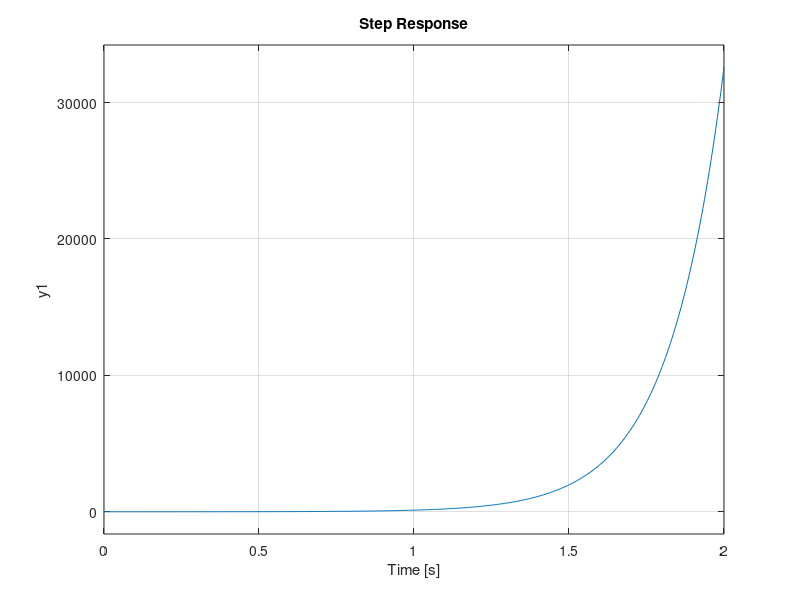
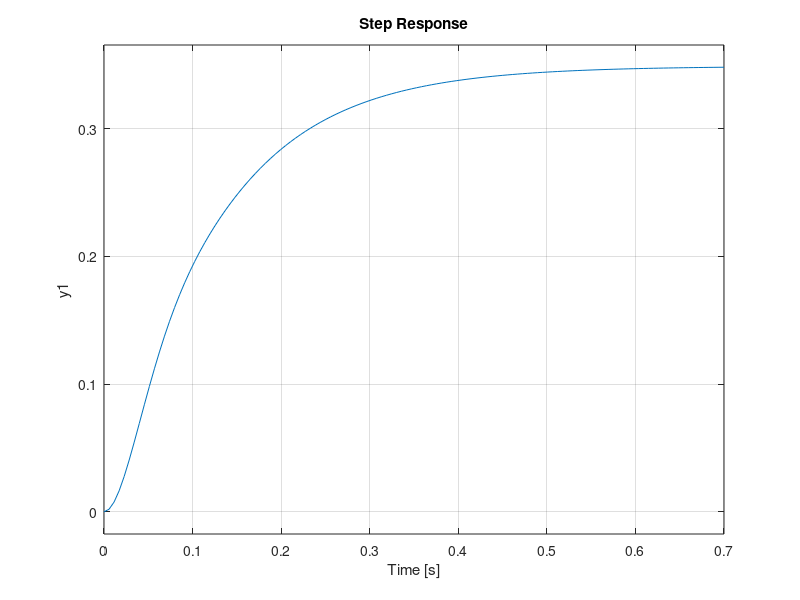
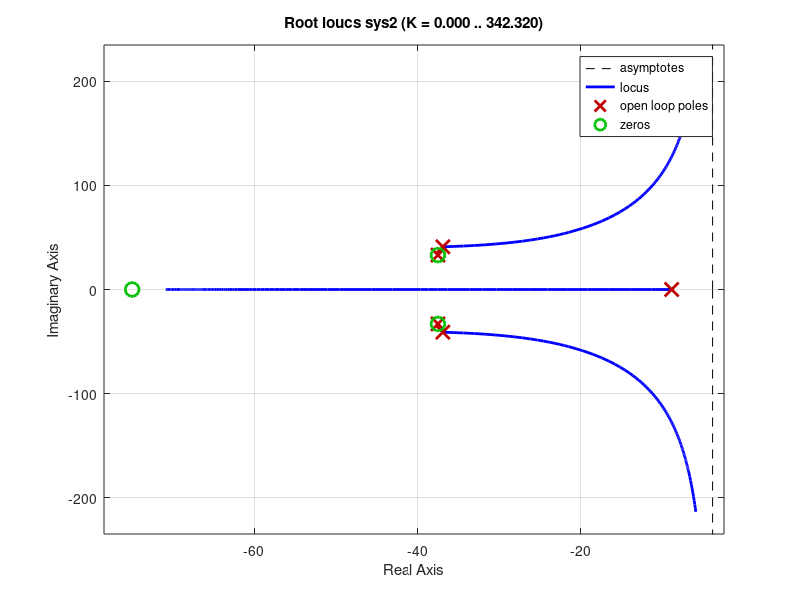

Source code (MATLAB) for these figures, in order: (Note: this script raises an error after producing the figures.)
%%
%Part1
s=tf('s'); %to transform letter s to the 's' symbol
%Constants
R1=8;
R2=3.75;
L=50*10^-3;
C1=8*10^-3;
a=0.125;
b=-1;
K=1;
%RLC circuit transfer function
Z1=(s*L+R2)/(1+s^2*L*C1+s*R2*C1);
sy=Z1/(R1+Z1);
%Plant
P=1/(a*s+b);
%Feedback system
sys1=feedback(P*sy,K);
figure
step(sys1);
%%
%Part2
K1=6; %gain value for stable system
sys2=feedback(P*sy,K1);
figure
step(sys2);
figure
rlocus(sys2);


%%
%Part 3
Ts=2*10^-3; %sampling period
sysd=c2d(sy,Ts);
figure 
rlocusplot(sysd);
figure
rlocusplot(sy);
%%
%Part4
sysc=d2c(sysd);
figure 
rlocusplot(sysc); %Root locus for converted C(s)
figure 
rlocusplot(sy); %Root locus for original C(s)
figure 
step(sysc); %Step response converted C(s)
figure 
step(sy); %Step response for original C(s)


sysfin=feedback(P*sysc,6);%Feeding converted C(s) to the system
figure
step(sysfin);
